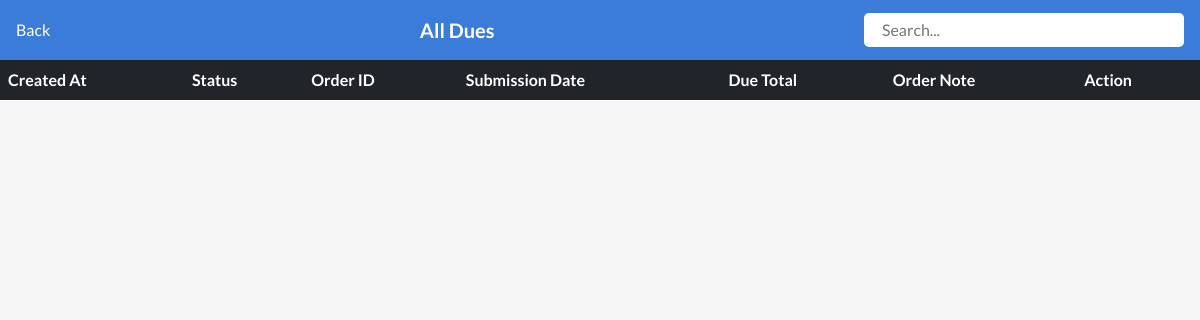
/restaurant/all-dues/1/ (signed in), run on an earlier commit of the app's database.
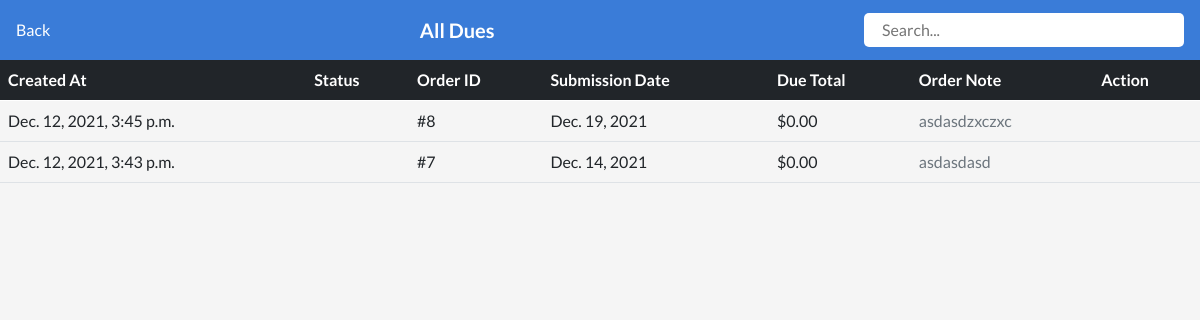
And on a later commit of the database.
### restaurant/models.py (models this page shows, shortened)
class DueModel(models.Model):
    created_at = models.DateTimeField(auto_now_add=True, null=True)
    shop = models.ForeignKey(Shop, on_delete=models.SET_NULL, null=True)
    customer = models.ForeignKey(Customer, on_delete=models.SET_NULL, null=True)
    order_note = models.TextField()
    submission_date = models.DateField()
    items = models.ManyToManyField(CartItems)
    due_total = models.DecimalField(decimal_places=2, max_digits=10, default=0.00)
    due_clear = models.BooleanField(default=False, null=True)
    class Meta:
        ordering = ["-id"]

### restaurant/views.py (the view)
# urls.py: path("all-dues/<int:shop_id>/", restaurantAllDuesView, name="restaurant-all-dues"),
def restaurantAllDuesView(request, shop_id):
    shopId = get_object_or_404(Shop, pk=shop_id)
    if shopId.user == request.user:
        dues = DueModel.objects.filter(shop=shopId)
        args = {
            "dues": dues,
            "shopId": shopId,
        }
        return render(request, "restaurant/restaurantAllDues.html", args)
    else:
        return redirect("warning")

### restaurant/templates/restaurant/restaurantAllDues.html (shortened to what this page needs)
{% extends "restaurant/base.html" %}
{% load static %}
{% block content %}
<link rel="stylesheet" href="{% static 'css/restaurant/restaurantAllPayments.css' %}" />
{% include "restaurant/sidebar.html" %}
<section class="restaurant__allPaymentContent">
    <div id="restaurant__allPaymentHeader" class="d-flex justify-content-between align-items-center px-3">
        <section>
            <a href="{% url 'open-restaurant' shopId.id %}" class="text-white">
                 Back
            </a>
        </section>
        <section class="restaurant__allOrdersHeaderTitle">
            <h5 class="text-white fw-bold">All Dues</h5>
        </section>
        <section>
            <div class="d-flex align-items-center restaurant__allPaymentsSearchContent bg-white px-2 py-1 pe-1">
                <input onkeyup="matchName(this)" class="w-100" type="search" placeholder="Search..." />
            </div>
        </section>
    </div>
    <div class="restaurant__allPaymentTableSection">
        <section class="table-responsive">
            <table class="table">
                <thead class="table-dark">
                <tr>
                    <th scope="col">Created At</th>
                    <th scope="col">Status</th>
                    <th scope="col" colspan="2">Order ID</th>
                    <th scope="col">Submission Date</th>
                    <th scope="col">Due Total</th>
                    <th scope="col">Order Note</th>
                    <th scope="col">Action</th>
                </tr>
                </thead>
                <tbody class="restaurant__allPaymentDueTable">
                    {% for o in dues %}
                    <tr>
                        <td>
                            <a href="{% url 'restaurant-due-details' shopId.id o.id %}" class="w-100 d-flex text-dark restaurant__orderDate">
                                {{ o.created_at }}
                            </a>
                        </td>
                        <td>
                        </td>
                        <td colspan="2">
                            <a href="{% url 'restaurant-due-details' shopId.id o.id %}" class="w-100 d-flex text-dark restaurant__paymentOrderId">
                                #{{ o.id }}
                            </a>
                        </td>
                        <td>
                            <a href="{% url 'restaurant-due-details' shopId.id o.id %}" class="w-100 d-flex text-dark restaurant__paymentCustName">
                                {{o.submission_date}}
                            </a>
                        </td>
                        <td>
                            <a href="{% url 'restaurant-due-details' shopId.id o.id %}" class="w-100 d-flex text-dark restaurant__grandTotal">
                                ${{o.due_total}}
                            </a>
                        </td>
                        <td>
                            <a href="{% url 'restaurant-due-details' shopId.id o.id %}" class="w-100 d-flex text-muted restaurant__change">
                                {{o.order_note|truncatechars:50}}
                            </a>
                        </td>
                        <td>
                        </td>
                    </tr>
                    {% endfor %}
                </tbody>
            </table>
        </section>
    </div>
</section>
{% endblock %}

What changed in the data, as far as the page shows it:
added DueModel: created_at "Dec. 12, 2021, 3:45 p.m.", id "8", submission_date "Dec. 19, 2021", due_total "0.00", order_note "asdasdzxczxc"
added DueModel: created_at "Dec. 12, 2021, 3:43 p.m.", id "7", submission_date "Dec. 14, 2021", due_total "0.00", order_note "asdasdasd"
